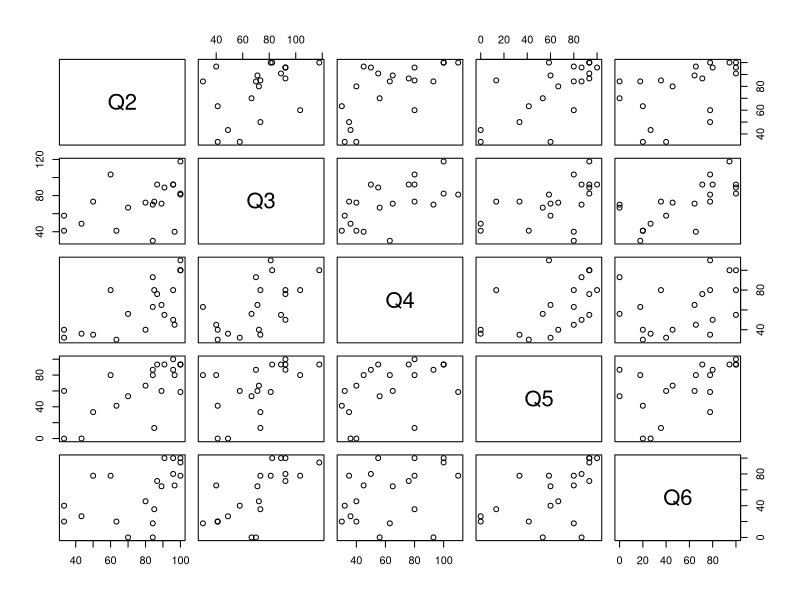
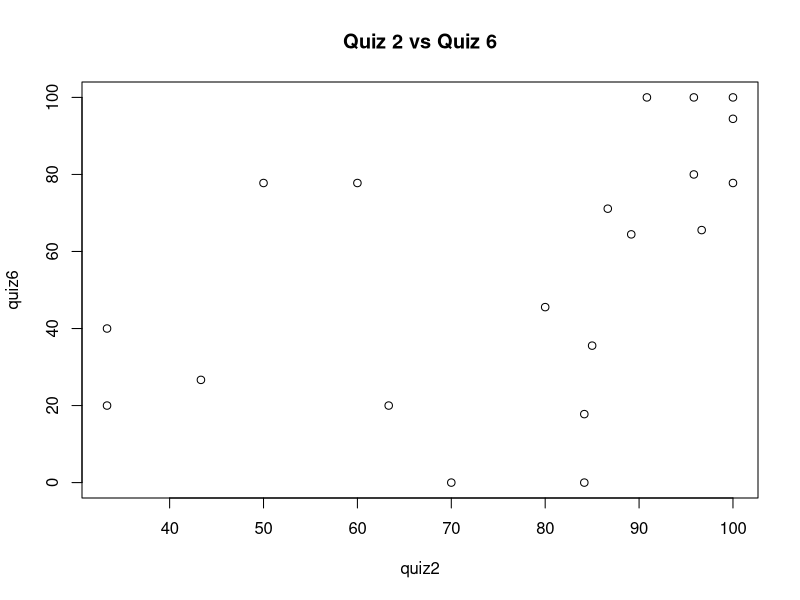
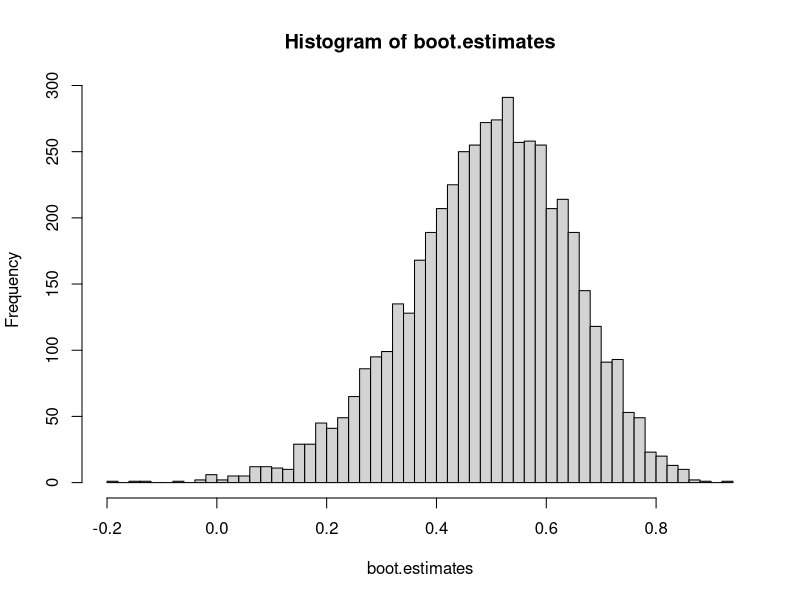

These charts were generated, in order, by the following R code:
## ---- chunk 1
quiz <- read.csv('quiz.csv')
## ---- chunk 2
plot(quiz)
## ---- chunk 3
quiz2 <- quiz[,1]
quiz6 <- quiz[,5]
plot(quiz2, quiz6, main = "Quiz 2 vs Quiz 6")
## ---- chunk 4
?cor #Pearson correlation is the default for cor()
cor(quiz2, quiz6)
## ---- chunk 5
#' A function that generates bootstrap estimates of the Pearson correlation between two vectors.
#'
#' @param x A vector.
#' @param y A vector.
#' @param B The number of bootstrap estimates of the Pearson correlation with a default value of 2000.
#'
#' @returns The B boostrap estimates of the Pearson correlation.

bootstrap.cor <- function(x, y, B = 2000){
  samples.index <- replicate(B, sample(length(x), replace=TRUE))
  bootstrap.cors <- vector()
  for(i in 1:B){
  k <- samples.index[,i]
  bootstrap.cors[i] <- cor(x[k], y[k])
  }
  return(bootstrap.cors)
}

## ---- chunk 6
boot.estimates <- bootstrap.cor(x=quiz2, y=quiz6, B=5000)
hist(boot.estimates, breaks="FD")
## ---- chunk 7
quantile(boot.estimates, c(0.025,0.975))
cor.test(quiz2,quiz6, conf.level = 0.95)
## ---- chunk 8
cov.mat <- cov(quiz)
cov.mat

cov.mat[1,2] # (1,2) entry
quiz3 <- quiz[,2]
cov(quiz2, quiz3) 
## ---- chunk 9
eigen.vals <- eigen(cov.mat)$values
eigen.vals
## ---- chunk 10
sum(eigen.vals) 
sum(diag(cov.mat))
## ---- chunk 11
eigenratio <- eigen.vals[1]/sum(eigen.vals)
eigenratio
## ---- chunk 12
#' A function that generates bootstrap estimates of the eigenratio using the case resampling
#' bootstrap on a data frame.
#' 
#' @params mat A data frame.
#' @params B The number of bootstrap samples to generate, with a default value of 2000.
#'
#' @returns The B bootstrap estimates of the eigenratio.
bootstrap.eigenratio <- function(mat, B = 2000){
  samples <- replicate(B,sample(ncol(mat), replace = TRUE))
  eigen.vals <- vector()
  for(i in 1:B){
    j <- samples[,i]
    eigen.vals[i] <- max(eigen(cov(mat[j,j]))$values)/sum(eigen(cov(mat[j,j]))$values)
  }
  return(eigen.vals)
}
bootstrap.eigenratio(cov.mat)
## ---- chunk 13
eigen.bootest <- bootstrap.eigenratio(mat=quiz, B=5000)
quantile(eigen.bootest, c(0.025,0.975), na.rm = TRUE)
